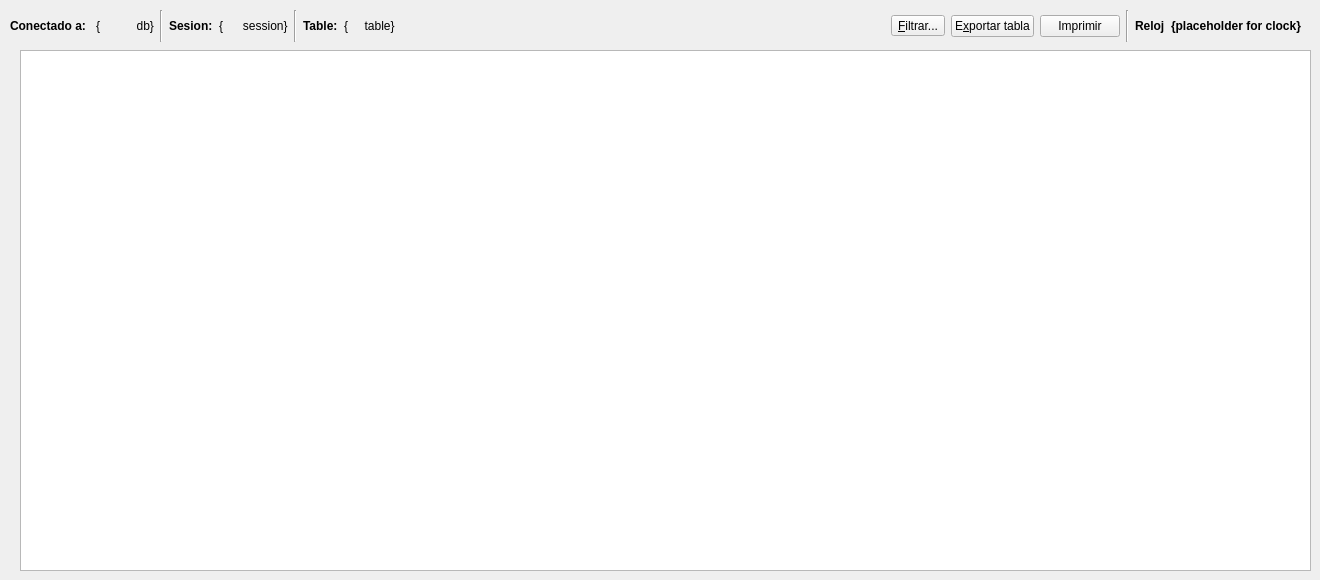
    <widget class="QWidget" name="tab_1">
     <attribute name="title">
      <string>&amp;Datos</string>
     </attribute>
     <widget class="QTableWidget" name="tableWidget_table_display">
      <property name="geometry">
       <rect>
        <x>20</x>
        <y>50</y>
        <width>1291</width>
        <height>521</height>
       </rect>
      </property>
     </widget>
     <widget class="QWidget" name="horizontalLayoutWidget">
      <property name="geometry">
       <rect>
        <x>10</x>
        <y>10</y>
        <width>1291</width>
        <height>32</height>
       </rect>
      </property>
      <layout class="QHBoxLayout" name="horizontalLayout">
       <item>
        <widget class="QLabel" name="label">
         <property name="font">
          <font>
           <weight>75</weight>
           <bold>true</bold>
          </font>
         </property>
         <property name="text">
          <string>Conectado a: </string>
         </property>
        </widget>
       </item>
       <item>
        <widget class="QLabel" name="label_current_database">
         <property name="text">
          <string>{           db}</string>
         </property>
        </widget>
       </item>
       <item>
        <widget class="Line" name="line">
         <property name="font">
          <font>
           <weight>75</weight>
           <bold>true</bold>
          </font>
         </property>
         <property name="orientation">
          <enum>Qt::Vertical</enum>
         </property>
        </widget>
       </item>
       <item>
        <widget class="QLabel" name="label_3">
         <property name="font">
          <font>
           <weight>75</weight>
           <bold>true</bold>
          </font>
         </property>
         <property name="text">
          <string>Sesion:</string>
         </property>
        </widget>
       </item>
       <item>
        <widget class="QLabel" name="label_data_session">
         <property name="text">
          <string>{      session}</string>
         </property>
        </widget>
       </item>
       <item>
        <widget class="Line" name="line_3">
         <property name="orientation">
          <enum>Qt::Vertical</enum>
         </property>
        </widget>
       </item>
       <item>
        <widget class="QLabel" name="label_7">
         <property name="font">
          <font>
           <weight>75</weight>
           <bold>true</bold>
          </font>
         </property>
         <property name="text">
          <string>Table:</string>
         </property>
        </widget>
       </item>
       <item>
        <widget class="QLabel" name="label_table_on_display">
         <property name="text">
          <string>{     table}</string>
         </property>
        </widget>
       </item>
       <item>
        <spacer name="horizontalSpacer">
         <property name="orientation">
          <enum>Qt::Horizontal</enum>
         </property>
         <property name="sizeHint" stdset="0">
          <size>
           <width>40</width>
           <height>20</height>
          </size>
         </property>
        </spacer>
       </item>
       <item>
        <widget class="QToolButton" name="toolButton_filter">
         <property name="text">
          <string>&amp;Filtrar...</string>
         </property>
        </widget>
       </item>
       <item>
        <widget class="QPushButton" name="pushButton_export_table">
         <property name="text">
          <string>E&amp;xportar tabla</string>
         </property>
         <property name="icon">
          <iconset resource="icons/qrc/app_icons.qrc">
           <normaloff>:/icons/fileexport</normaloff>:/icons/fileexport</iconset>
         </property>
        </widget>
       </item>
       <item>
        <widget class="QPushButton" name="pushButton_print_table">
         <property name="text">
          <string>Imprimir</string>
         </property>
         <property name="icon">
          <iconset theme="fileprint">
           <normaloff>.</normaloff>.</iconset>
         </property>
        </widget>
       </item>
       <item>
        <widget class="Line" name="line_2">
         <property name="orientation">
          <enum>Qt::Vertical</enum>
         </property>
        </widget>
       </item>
       <item>
        <widget class="QLabel" name="label_5">
         <property name="font">
          <font>
           <weight>75</weight>
           <bold>true</bold>
          </font>
         </property>
         <property name="text">
          <string>Reloj</string>
         </property>
        </widget>
       </item>
       <item>
        <widget class="QLabel" name="label_app_clock">
         <property name="font">
          <font>
           <weight>75</weight>
           <bold>true</bold>
          </font>
         </property>
         <property name="text">
          <string>{placeholder for clock}</string>
         </property>
        </widget>
       </item>
      </layout>
     </widget>
    </widget>
